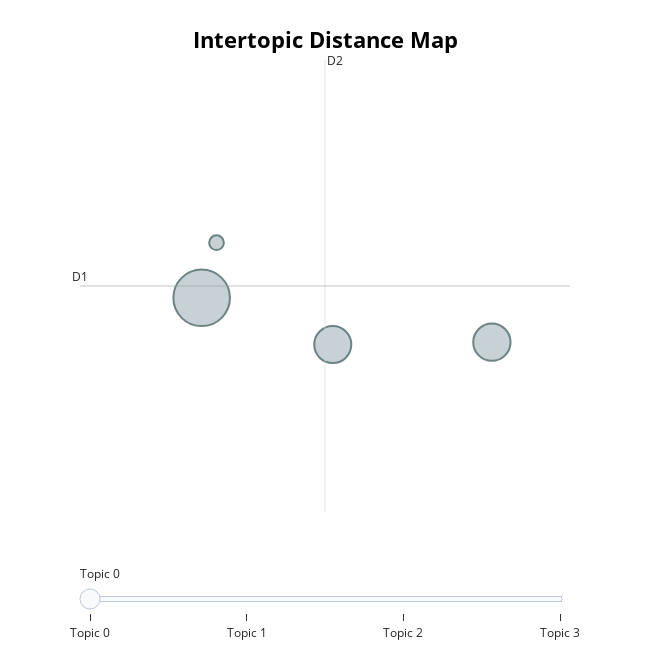

The notebook cell this image was saved under:
### Code cell
topic_model.visualize_topics()

### Figure 1 — Plotly figure (JSON) as saved in the notebook; plotly's stock layout.template omitted (floating-point values rounded to 4 significant figures)
{"data": [{"customdata": [[0, "airbnb | peer | accommodation | study | sharing", 1201], [1, "ride | sharing | car | mobility | hailing", 523], [2, "economy | sharing | sharing economy | business | development", 516], [3, "fashion | luxury | renting | clothing | consumption", 81]], "hovertemplate": "<b>Topic %{customdata[0]}</b><br>%{customdata[1]}<br>Size: %{customdata[2]}", "legendgroup": "", "marker": {"color": "#B0BEC5", "line": {"color": "DarkSlateGrey", "width": 2}, "size": [1201, 523, 516, 81], "sizemode": "area", "sizeref": 0.7506, "symbol": "circle"}, "mode": "markers", "name": "", "orientation": "v", "showlegend": false, "type": "scatter", "x": [-4.316, -2.771, -3.618, -4.237], "xaxis": "x", "y": [15.98, 15.37, 15.34, 16.74], "yaxis": "y"}], "layout": {"annotations": [{"showarrow": false, "text": "D1", "x": -4.963, "y": 16.15, "yshift": 10}, {"showarrow": false, "text": "D2", "x": -3.659, "xshift": 10, "y": 19.25}], "height": 650, "hoverlabel": {"bgcolor": "white", "font": {"family": "Rockwell", "size": 16}}, "legend": {"itemsizing": "constant", "tracegroupgap": 0}, "margin": {"t": 60}, "shapes": [{"line": {"color": "#CFD8DC", "width": 2}, "type": "line", "x0": -3.659, "x1": -3.659, "y0": 13.04, "y1": 19.25}, {"line": {"color": "#9E9E9E", "width": 2}, "type": "line", "x0": -4.963, "x1": -2.356, "y0": 16.15, "y1": 16.15}], "sliders": [{"active": 0, "pad": {"t": 50}, "steps": [{"args": [{"marker.color": [["red", "#B0BEC5", "#B0BEC5", "#B0BEC5"]]}], "label": "Topic 0", "method": "update"}, {"args": [{"marker.color": [["#B0BEC5", "red", "#B0BEC5", "#B0BEC5"]]}], "label": "Topic 1", "method": "update"}, {"args": [{"marker.color": [["#B0BEC5", "#B0BEC5", "red", "#B0BEC5"]]}], "label": "Topic 2", "method": "update"}, {"args": [{"marker.color": [["#B0BEC5", "#B0BEC5", "#B0BEC5", "red"]]}], "label": "Topic 3", "method": "update"}]}], "title": {"font": {"color": "Black", "size": 22}, "text": "<b>Intertopic Distance Map</b>", "x": 0.5, "xanchor": "center", "y": 0.95, "yanchor": "top"}, "width": 650, "xaxis": {"anchor": "y", "domain": [0, 1], "range": [-4.963, -2.356], "title": {"text": ""}, "visible": false}, "yaxis": {"anchor": "x", "domain": [0, 1], "range": [13.04, 19.25], "title": {"text": ""}, "visible": false}}}
